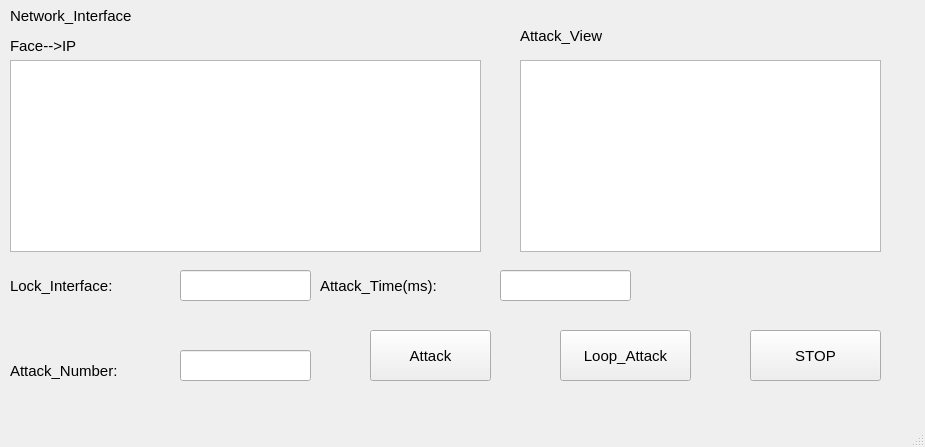
<?xml version="1.0" encoding="UTF-8"?>
<ui version="4.0">
 <class>MainWindow</class>
 <widget class="QMainWindow" name="MainWindow">
  <property name="geometry">
   <rect>
    <x>0</x>
    <y>0</y>
    <width>925</width>
    <height>447</height>
   </rect>
  </property>
  <property name="minimumSize">
   <size>
    <width>925</width>
    <height>447</height>
   </size>
  </property>
  <property name="maximumSize">
   <size>
    <width>925</width>
    <height>447</height>
   </size>
  </property>
  <property name="cursor">
   <cursorShape>ArrowCursor</cursorShape>
  </property>
  <property name="windowTitle">
   <string>Martin_DHCP_Attack_Tools v2.0</string>
  </property>
  <property name="windowIcon">
   <iconset>
    <normaloff>../2.jpg</normaloff>../2.jpg</iconset>
  </property>
  <widget class="QWidget" name="centralwidget">
   <widget class="QPushButton" name="Attack_start">
    <property name="geometry">
     <rect>
      <x>370</x>
      <y>330</y>
      <width>121</width>
      <height>51</height>
     </rect>
    </property>
    <property name="font">
     <font>
      <family>Arial</family>
      <pointsize>11</pointsize>
     </font>
    </property>
    <property name="cursor">
     <cursorShape>CrossCursor</cursorShape>
    </property>
    <property name="text">
     <string>Attack</string>
    </property>
   </widget>
   <widget class="QTextBrowser" name="iface">
    <property name="geometry">
     <rect>
      <x>10</x>
      <y>60</y>
      <width>471</width>
      <height>192</height>
     </rect>
    </property>
    <property name="font">
     <font>
      <family>Arial</family>
      <pointsize>10</pointsize>
     </font>
    </property>
    <property name="cursor" stdset="0">
     <cursorShape>CrossCursor</cursorShape>
    </property>
   </widget>
   <widget class="QLabel" name="label">
    <property name="geometry">
     <rect>
      <x>10</x>
      <y>-10</y>
      <width>131</width>
      <height>51</height>
     </rect>
    </property>
    <property name="font">
     <font>
      <family>Arial</family>
      <pointsize>11</pointsize>
     </font>
    </property>
    <property name="text">
     <string>Network_Interface</string>
    </property>
   </widget>
   <widget class="QLabel" name="label_2">
    <property name="geometry">
     <rect>
      <x>10</x>
      <y>20</y>
      <width>151</width>
      <height>51</height>
     </rect>
    </property>
    <property name="font">
     <font>
      <family>Arial</family>
      <pointsize>11</pointsize>
     </font>
    </property>
    <property name="text">
     <string>Face--&gt;IP</string>
    </property>
   </widget>
   <widget class="QLineEdit" name="Lock">
    <property name="geometry">
     <rect>
      <x>180</x>
      <y>270</y>
      <width>131</width>
      <height>31</height>
     </rect>
    </property>
   </widget>
   <widget class="QLabel" name="label_3">
    <property name="geometry">
     <rect>
      <x>10</x>
      <y>250</y>
      <width>171</width>
      <height>71</height>
     </rect>
    </property>
    <property name="font">
     <font>
      <family>Arial</family>
      <pointsize>11</pointsize>
     </font>
    </property>
    <property name="text">
     <string>Lock_Interface:</string>
    </property>
   </widget>
   <widget class="QLabel" name="label_4">
    <property name="geometry">
     <rect>
      <x>10</x>
      <y>340</y>
      <width>191</width>
      <height>61</height>
     </rect>
    </property>
    <property name="font">
     <font>
      <family>Arial</family>
      <pointsize>11</pointsize>
     </font>
    </property>
    <property name="text">
     <string>Attack_Number:</string>
    </property>
   </widget>
   <widget class="QLineEdit" name="Attack_number">
    <property name="geometry">
     <rect>
      <x>180</x>
      <y>350</y>
      <width>131</width>
      <height>31</height>
     </rect>
    </property>
   </widget>
   <widget class="QTextBrowser" name="Attack_View">
    <property name="geometry">
     <rect>
      <x>520</x>
      <y>60</y>
      <width>361</width>
      <height>192</height>
     </rect>
    </property>
    <property name="font">
     <font>
      <family>Arial</family>
      <pointsize>10</pointsize>
     </font>
    </property>
    <property name="cursor" stdset="0">
     <cursorShape>CrossCursor</cursorShape>
    </property>
   </widget>
   <widget class="QLabel" name="label_5">
    <property name="geometry">
     <rect>
      <x>520</x>
      <y>10</y>
      <width>151</width>
      <height>51</height>
     </rect>
    </property>
    <property name="font">
     <font>
      <family>Arial</family>
      <pointsize>11</pointsize>
     </font>
    </property>
    <property name="text">
     <string>Attack_View</string>
    </property>
   </widget>
   <widget class="QLineEdit" name="Delay">
    <property name="geometry">
     <rect>
      <x>500</x>
      <y>270</y>
      <width>131</width>
      <height>31</height>
     </rect>
    </property>
   </widget>
   <widget class="QLabel" name="label_6">
    <property name="geometry">
     <rect>
      <x>320</x>
      <y>250</y>
      <width>171</width>
      <height>71</height>
     </rect>
    </property>
    <property name="font">
     <font>
      <family>Arial</family>
      <pointsize>11</pointsize>
     </font>
    </property>
    <property name="text">
     <string>Attack_Time(ms):</string>
    </property>
   </widget>
   <widget class="QPushButton" name="Loop_Attack">
    <property name="geometry">
     <rect>
      <x>560</x>
      <y>330</y>
      <width>131</width>
      <height>51</height>
     </rect>
    </property>
    <property name="font">
     <font>
      <family>Arial</family>
      <pointsize>11</pointsize>
     </font>
    </property>
    <property name="cursor">
     <cursorShape>CrossCursor</cursorShape>
    </property>
    <property name="text">
     <string>Loop_Attack</string>
    </property>
   </widget>
   <widget class="QPushButton" name="STOP">
    <property name="geometry">
     <rect>
      <x>750</x>
      <y>330</y>
      <width>131</width>
      <height>51</height>
     </rect>
    </property>
    <property name="font">
     <font>
      <family>Arial</family>
      <pointsize>11</pointsize>
     </font>
    </property>
    <property name="cursor">
     <cursorShape>CrossCursor</cursorShape>
    </property>
    <property name="text">
     <string>STOP</string>
    </property>
   </widget>
  </widget>
  <widget class="QStatusBar" name="statusbar"/>
 </widget>
 <resources/>
 <connections/>
</ui>
